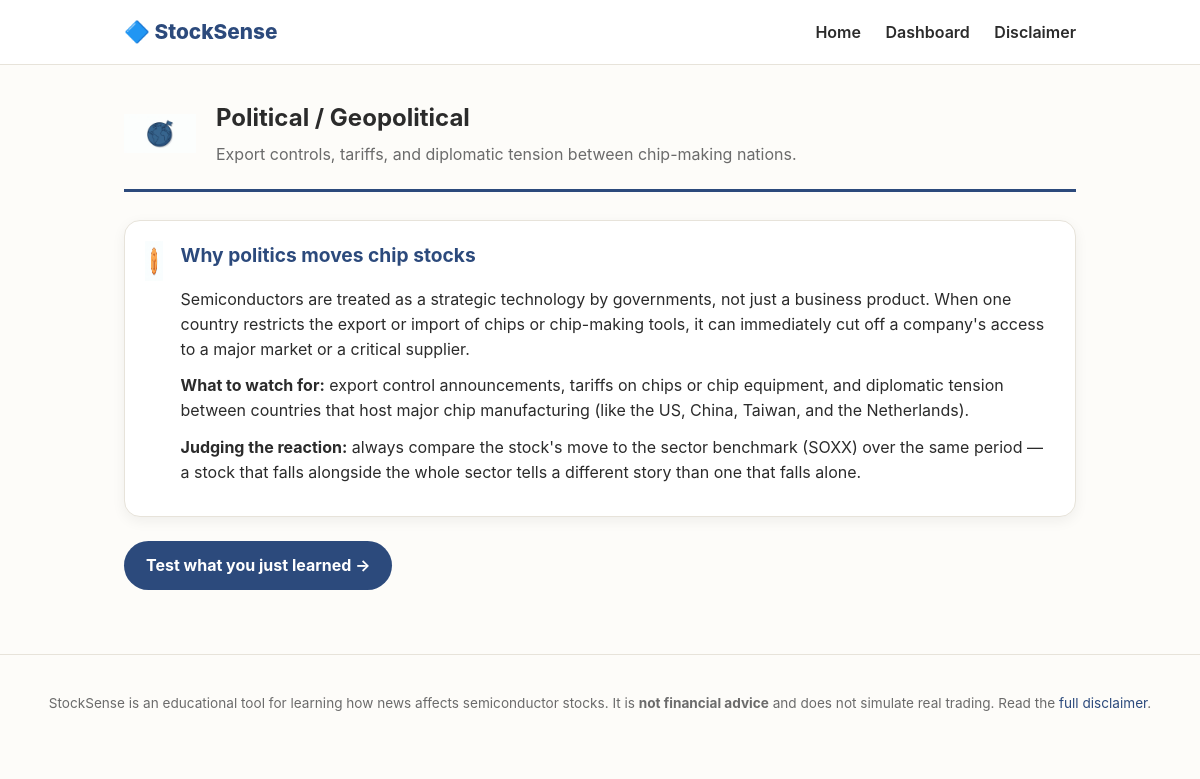
Screenshot of /pages/education.php?category=geopolitical with the database file from the repository.
### tables this page shows
CREATE TABLE IF NOT EXISTS lessons (
    id          INT AUTO_INCREMENT PRIMARY KEY,
    category    ENUM('geopolitical','earnings','macro','corporate','supply_chain') NOT NULL,
    title       VARCHAR(150) NOT NULL,
    body_html   TEXT NOT NULL,
    sort_order  INT NOT NULL DEFAULT 0
);

### pages/education.php (the view, shortened to what this page needs)
<?php
$category = $_GET['category'] ?? '';
$pdo = get_db();
$pdo->prepare('
    INSERT INTO user_category_prefs (user_id, category, preferred_flow)
    VALUES (:uid, :cat, "education_first")
    ON DUPLICATE KEY UPDATE user_id = user_id
')->execute(['uid' => CURRENT_USER_ID, 'cat' => $category]);
$stmt = $pdo->prepare('SELECT * FROM lessons WHERE category = :cat ORDER BY sort_order ASC, id ASC');
$stmt->execute(['cat' => $category]);
$lessons = $stmt->fetchAll();
$cat = CATEGORIES[$category];
$base_url = '..';
require __DIR__ . '/../includes/header.php';
?>
<section class="lesson-trail" style="--cat-color: <?= htmlspecialchars($cat['color']) ?>">
    <div class="trail-heading">
        <img src="../assets/img/<?= htmlspecialchars($cat['icon']) ?>" alt="" class="trail-icon">
        <div>
            <h1><?= htmlspecialchars($cat['label']) ?></h1>
            <p><?= htmlspecialchars($cat['blurb']) ?></p>
        </div>
    </div>
    <?php if (empty($lessons)): ?>
        <p>No lessons have been added for this category yet.</p>
    <?php else: ?>
        <?php foreach ($lessons as $i => $lesson): ?>
        <article class="lesson-card">
            <div class="lesson-step">
                <img src="../assets/img/trail-node.png" alt="Lesson <?= $i + 1 ?>">
            </div>
            <div class="lesson-body">
                <h2><?= htmlspecialchars($lesson['title']) ?></h2>
                <div class="lesson-text"><?= $lesson['body_html'] ?></div>
            </div>
        </article>
        <?php endforeach; ?>
        <div class="lesson-cta">
            <a class="btn btn-primary" href="quiz.php?category=<?= urlencode($category) ?>">
                Test what you just learned →
            </a>
        </div>
    <?php endif; ?>
</section>
<?php require __DIR__ . '/../includes/footer.php'; ?>

### includes/header.php (shortened to what this page needs)
<!DOCTYPE html>
<html lang="en">
<head>
<link rel="stylesheet" href="<?= $base_url ?>/assets/css/style.css">
</head>
<body>
<header class="site-header">
    <div class="site-header-inner">
        <a class="brand" href="<?= $base_url ?>/index.php">
            <span class="brand-mark">🔷</span> StockSense
        </a>
        <nav class="main-nav">
            <a href="<?= $base_url ?>/index.php">Home</a>
            <a href="<?= $base_url ?>/pages/dashboard.php">Dashboard</a>
            <a href="<?= $base_url ?>/pages/disclaimer.php">Disclaimer</a>
        </nav>
    </div>
</header>
<main class="site-main">

### includes/footer.php (shortened to what this page needs)
</main>
<footer class="site-footer">
    <p>StockSense is an educational tool for learning how news affects semiconductor stocks.
       It is <strong>not financial advice</strong> and does not simulate real trading.
       Read the <a href="<?= $base_url ?>/pages/disclaimer.php">full disclaimer</a>.</p>
</footer>
</body>
</html>

### assets/css/style.css (style rules this page uses)
:root { --brand-blue: #2c4a7c; --brand-orange: #e8963f; --bg: #fdfcf9; --text: #2b2b2b; --muted: #6b6b6b; --card-bg: #ffffff; --border: #e7e3da; --radius: 16px; --shadow: 0 4px 14px rgba(0, 0, 0, 0.06); }
* { box-sizing: border-box; }
body { margin: 0; font-family: -apple-system, "Segoe UI", Roboto, Helvetica, Arial, sans-serif; background: var(--bg); color: var(--text); line-height: 1.55; }
a { color: var(--brand-blue); text-decoration: none; }
img { max-width: 100%; display: block; }
.site-header { background: #fff; border-bottom: 1px solid var(--border); }
.site-header-inner { max-width: 1000px; margin: 0 auto; padding: 16px 24px; display: flex; align-items: center; justify-content: space-between; }
.brand { font-size: 1.3rem; font-weight: 800; color: var(--brand-blue); }
.main-nav a { margin-left: 20px; font-weight: 600; color: var(--text); }
.site-main { max-width: 1000px; margin: 0 auto; padding: 32px 24px 64px; }
.btn { display: inline-block; padding: 12px 22px; border-radius: 999px; font-weight: 700; cursor: pointer; border: none; font-size: 1rem; }
.btn-primary { background: var(--brand-blue); color: #fff; }
.trail-heading { display: flex; align-items: center; gap: 20px; margin-bottom: 28px; padding-bottom: 20px; border-bottom: 3px solid var(--cat-color, var(--border)); }
.trail-icon { width: 72px; height: 72px; object-fit: contain; }
.trail-heading h1 { margin: 0 0 6px; }
.trail-heading p { margin: 0; color: var(--muted); }
.lesson-card { display: flex; gap: 18px; background: var(--card-bg); border: 1px solid var(--border); border-radius: var(--radius); padding: 20px; margin-bottom: 18px; box-shadow: var(--shadow); }
.lesson-step img { width: 40px; height: 40px; }
.lesson-body h2 { margin-top: 0; color: var(--cat-color, var(--brand-blue)); font-size: 1.2rem; }
.lesson-text p { margin: 0 0 12px; }
.lesson-cta { margin-top: 24px; display: flex; gap: 12px; flex-wrap: wrap; }
.site-footer { border-top: 1px solid var(--border); padding: 24px; text-align: center; color: var(--muted); font-size: 0.85rem; }

### rows the page displays
lessons: title "Why politics moves chip stocks", body_html "Semiconductors are treated as a strategic technology by governments, not just a business product. When one country restricts the export or import of chips or chip-making tools, it can immediately cut off a company's access to a major market or a critical supplier. What to watch for: export control announcements, tariffs on chips or chip equipment, and diplomatic tension between countries that host major chip manufacturing (like the US, China, Taiwan, and the Netherlands). Judging the reaction: always compare the stock's move to the sector benchmark (SOXX) over the same period — a stock that falls alongside the whole sector tells a different story than one that falls alone."

### other values shown
$cat['label'] "Political / Geopolitical"
$cat['blurb'] "Export controls, tariffs, and diplomatic tension between chip-making nations."
